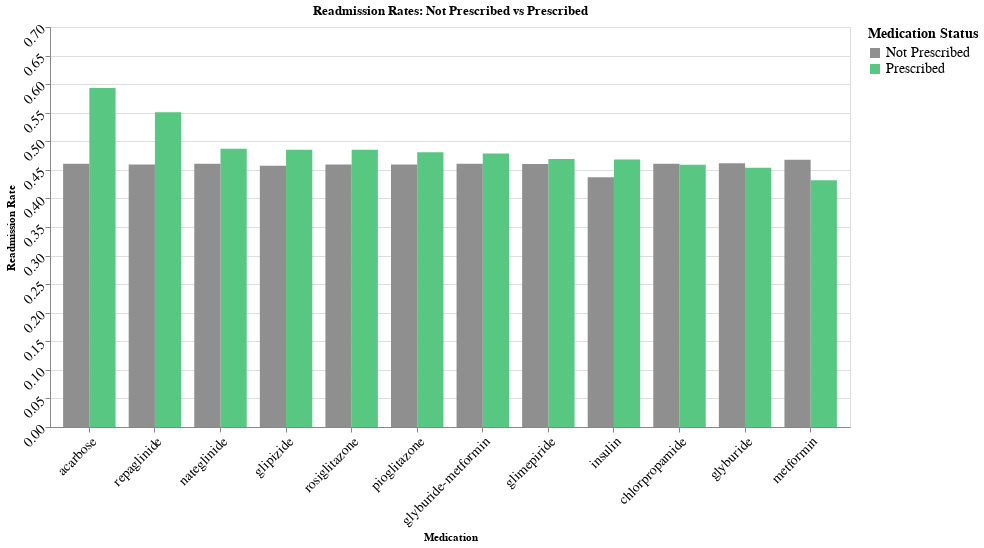

Notebook code for this chart:
### Code cell
med_comparison = []

for med in med_columns:
    # Any medication (Steady, Up, Down)
    any_med = df[df[med].isin(['Steady', 'Up'])]
    
    if len(any_med) >= 50:
        any_rate = any_med['readmitted_binary'].mean()
        med_comparison.append({
            'medication': med,
            'status': 'Prescribed',
            'readmission_rate': any_rate,
            'count': len(any_med)
        })
    else:
        continue

    # No medication
    no_med = df[df[med] == 'No']
    if len(no_med) >= 50:
        no_rate = no_med['readmitted_binary'].mean()
        med_comparison.append({
            'medication': med,
            'status': 'Not Prescribed',
            'readmission_rate': no_rate,
            'count': len(no_med)
        })
    
    

med_comp_df = pd.DataFrame(med_comparison)

med_diff = med_comp_df.pivot(index='medication', columns='status', values='readmission_rate').reset_index()

if 'Prescribed' in med_diff.columns and 'Not Prescribed' in med_diff.columns:
    med_diff['rate_difference'] = med_diff['Prescribed'] - med_diff['Not Prescribed']
    med_diff = med_diff.sort_values('rate_difference', ascending=False)
    
    #print("Top medications that INCREASE readmission when prescribed:")
    #print(med_diff.head(5)[['medication', 'rate_difference']])
    #print("\nTop medications that DECREASE readmission when prescribed:")
    #print(med_diff.tail(5)[['medication', 'rate_difference']])

prescribed_rates = med_comp_df[med_comp_df['status'] == 'Prescribed'].sort_values('readmission_rate', ascending=False)
med_order = prescribed_rates['medication'].tolist()

chart_comp = alt.Chart(med_comp_df).mark_bar().encode(
    x=alt.X('medication:N', title='Medication', sort=med_order),
    xOffset='status:N',
    y=alt.Y('readmission_rate:Q', title='Readmission Rate', scale=alt.Scale(domain=[0, 0.7])),
    color=alt.Color('status:N', title='Medication Status',
                    scale=alt.Scale(domain=['Not Prescribed', 'Prescribed'],
                                   range=["#8f8f8f", "#58c782"])),
    tooltip=[
        alt.Tooltip('medication:N', title='Medication'),
        alt.Tooltip('status:N', title='Status'),
        alt.Tooltip('readmission_rate:Q', title='Readmission Rate', format='.3f'),
        alt.Tooltip('count:Q', title='Number of Patients', format=',')
    ]
).properties(
    width=800,
    height=400,
    title='Readmission Rates: Not Prescribed vs Prescribed'
).configure_axis(
    labelAngle=-45,
    labelFontSize=14
).configure_legend(
    titleFontSize=14,
    labelFontSize=14
)

chart_comp

### Figure 1 — Vega-Lite specification as saved in the notebook (floating-point values rounded to 4 significant figures)
{"config": {"view": {"continuousWidth": 300, "continuousHeight": 300}, "axis": {"labelAngle": -45, "labelFontSize": 14}, "legend": {"labelFontSize": 14, "titleFontSize": 14}}, "data": {"name": "data-27a6453e3f659327b248efff60aab17f"}, "mark": {"type": "bar"}, "encoding": {"color": {"field": "status", "scale": {"domain": ["Not Prescribed", "Prescribed"], "range": ["#8f8f8f", "#58c782"]}, "title": "Medication Status", "type": "nominal"}, "tooltip": [{"field": "medication", "title": "Medication", "type": "nominal"}, {"field": "status", "title": "Status", "type": "nominal"}, {"field": "readmission_rate", "format": ".3f", "title": "Readmission Rate", "type": "quantitative"}, {"field": "count", "format": ",", "title": "Number of Patients", "type": "quantitative"}], "x": {"field": "medication", "sort": ["acarbose", "repaglinide", "nateglinide", "glipizide", "rosiglitazone", "pioglitazone", "glyburide-metformin", "glimepiride", "insulin", "chlorpropamide", "glyburide", "metformin"], "title": "Medication", "type": "nominal"}, "xOffset": {"field": "status", "type": "nominal"}, "y": {"field": "readmission_rate", "scale": {"domain": [0, 0.7]}, "title": "Readmission Rate", "type": "quantitative"}}, "height": 400, "title": "Readmission Rates: Not Prescribed vs Prescribed", "width": 800, "$schema": "https://vega.github.io/schema/vega-lite/v5.20.1.json", "datasets": {"data-27a6453e3f659327b248efff60aab17f": [{"medication": "metformin", "status": "Prescribed", "readmission_rate": 0.432, "count": 19413}, {"medication": "metformin", "status": "Not Prescribed", "readmission_rate": 0.4678, "count": 81778}, {"medication": "repaglinide", "status": "Prescribed", "readmission_rate": 0.5509, "count": 1494}, {"medication": "repaglinide", "status": "Not Prescribed", "readmission_rate": 0.4595, "count": 100227}, {"medication": "nateglinide", "status": "Prescribed", "readmission_rate": 0.487, "count": 692}, {"medication": "nateglinide", "status": "Not Prescribed", "readmission_rate": 0.4607, "count": 101063}, {"medication": "chlorpropamide", "status": "Prescribed", "readmission_rate": 0.4588, "count": 85}, {"medication": "chlorpropamide", "status": "Not Prescribed", "readmission_rate": 0.4609, "count": 101680}, {"medication": "glimepiride", "status": "Prescribed", "readmission_rate": 0.4691, "count": 4997}, {"medication": "glimepiride", "status": "Not Prescribed", "readmission_rate": 0.4604, "count": 96575}, {"medication": "glipizide", "status": "Prescribed", "readmission_rate": 0.4854, "count": 12126}, {"medication": "glipizide", "status": "Not Prescribed", "readmission_rate": 0.4571, "count": 89080}, {"medication": "glyburide", "status": "Prescribed", "readmission_rate": 0.4536, "count": 10086}, {"medication": "glyburide", "status": "Not Prescribed", "readmission_rate": 0.4615, "count": 91116}, {"medication": "pioglitazone", "status": "Prescribed", "readmission_rate": 0.481, "count": 7210}, {"medication": "pioglitazone", "status": "Not Prescribed", "readmission_rate": 0.4593, "count": 94438}, {"medication": "rosiglitazone", "status": "Prescribed", "readmission_rate": 0.4853, "count": 6278}, {"medication": "rosiglitazone", "status": "Not Prescribed", "readmission_rate": 0.4594, "count": 95401}, {"medication": "acarbose", "status": "Prescribed", "readmission_rate": 0.5934, "count": 305}, {"medication": "acarbose", "status": "Not Prescribed", "readmission_rate": 0.4605, "count": 101458}, {"medication": "insulin", "status": "Prescribed", "readmission_rate": 0.4683, "count": 42165}, {"medication": "insulin", "status": "Not Prescribed", "readmission_rate": 0.437, "count": 47383}, {"medication": "glyburide-metformin", "status": "Prescribed", "readmission_rate": 0.4786, "count": 700}, {"medication": "glyburide-metformin", "status": "Not Prescribed", "readmission_rate": 0.4608, "count": 101060}]}}
